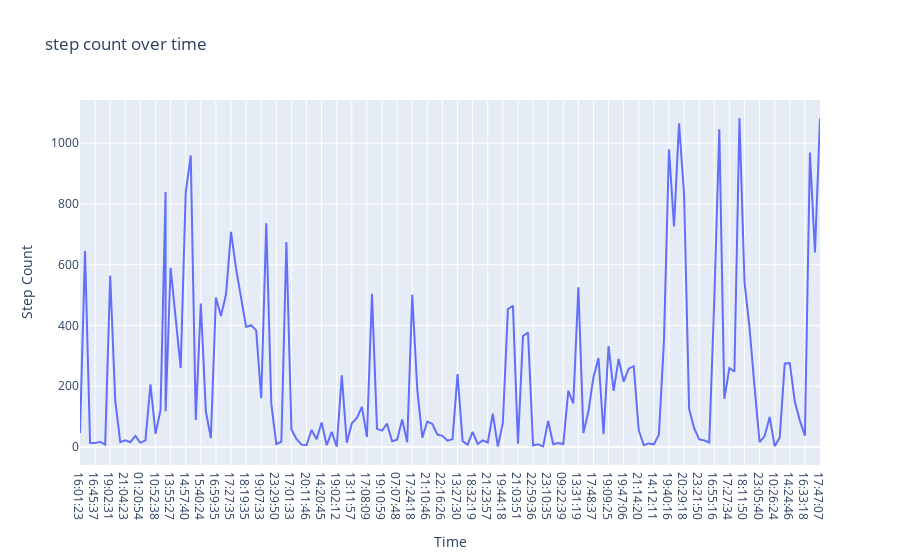

Source (notebook cell):
### Code cell
fig = px.line(data,x="Time",y="Step Count",title='step count over time')
fig.show()

### Figure 1 — Plotly figure (JSON) as saved in the notebook; plotly's stock layout.template omitted (floating-point values rounded to 4 significant figures; data arrays with more than 128 entries replaced by an {"elided": "..."} marker saying what was removed)
{"data": [{"hovertemplate": "Time=%{x}<br>Step Count=%{y}<extra></extra>", "legendgroup": "", "line": {"color": "#636efa", "dash": "solid"}, "marker": {"symbol": "circle"}, "mode": "lines", "name": "", "orientation": "v", "showlegend": false, "type": "scatter", "x": {"elided": "149 str values"}, "xaxis": "x", "y": {"elided": "149 int values"}, "yaxis": "y"}], "layout": {"legend": {"tracegroupgap": 0}, "title": {"text": "step count over time"}, "xaxis": {"anchor": "y", "domain": [0, 1], "title": {"text": "Time"}}, "yaxis": {"anchor": "x", "domain": [0, 1], "title": {"text": "Step Count"}}}}
